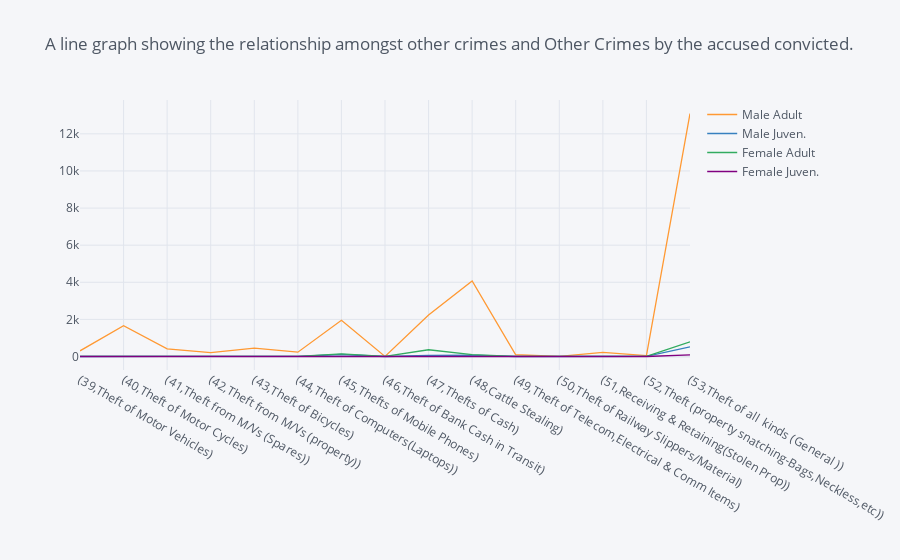

This figure's notebook cell:
### Code cell
# Line graph for the Data stored in variable ActualAccusedconvicted
theft.iplot(kind='line',title='A line graph showing the relationship amongst other crimes and Other Crimes by the accused convicted.')

### Figure 1 — Plotly figure (JSON) as saved in the notebook; plotly's stock layout.template omitted (floating-point values rounded to 4 significant figures)
{"data": [{"line": {"color": "rgba(255, 153, 51, 1.0)", "dash": "solid", "shape": "linear", "width": 1.3}, "mode": "lines", "name": "Male Adult", "text": "", "type": "scatter", "x": ["(39,Theft of Motor Vehicles)", "(40,Theft of Motor Cycles)", "(41,Theft from M/Vs (Spares))", "(42,Theft from M/Vs (property))", "(43,Theft of Bicycles)", "(44,Theft of Computers(Laptops))", "(45,Thefts of Mobile Phones)", "(46,Theft of Bank Cash in Transit)", "(47,Thefts of Cash)", "(48,Cattle Stealing)", "(49,Theft of Telecom,Electrical & Comm Items)", "(50,Theft of Railway Slippers/Material)", "(51,Receiving & Retaining(Stolen Prop))", "(52,Theft (property snatching-Bags,Neckless,etc))", "(53,Theft of all  kinds (General ))"], "y": [305, 1664, 410, 207, 451, 233, 1953, 0, 2232, 4075, 94, 2, 226, 50, 13097]}, {"line": {"color": "rgba(55, 128, 191, 1.0)", "dash": "solid", "shape": "linear", "width": 1.3}, "mode": "lines", "name": "Male Juven.", "text": "", "type": "scatter", "x": ["(39,Theft of Motor Vehicles)", "(40,Theft of Motor Cycles)", "(41,Theft from M/Vs (Spares))", "(42,Theft from M/Vs (property))", "(43,Theft of Bicycles)", "(44,Theft of Computers(Laptops))", "(45,Thefts of Mobile Phones)", "(46,Theft of Bank Cash in Transit)", "(47,Thefts of Cash)", "(48,Cattle Stealing)", "(49,Theft of Telecom,Electrical & Comm Items)", "(50,Theft of Railway Slippers/Material)", "(51,Receiving & Retaining(Stolen Prop))", "(52,Theft (property snatching-Bags,Neckless,etc))", "(53,Theft of all  kinds (General ))"], "y": [0, 18, 12, 5, 22, 11, 108, 0, 55, 71, 0, 0, 3, 3, 517]}, {"line": {"color": "rgba(50, 171, 96, 1.0)", "dash": "solid", "shape": "linear", "width": 1.3}, "mode": "lines", "name": "Female Adult", "text": "", "type": "scatter", "x": ["(39,Theft of Motor Vehicles)", "(40,Theft of Motor Cycles)", "(41,Theft from M/Vs (Spares))", "(42,Theft from M/Vs (property))", "(43,Theft of Bicycles)", "(44,Theft of Computers(Laptops))", "(45,Thefts of Mobile Phones)", "(46,Theft of Bank Cash in Transit)", "(47,Thefts of Cash)", "(48,Cattle Stealing)", "(49,Theft of Telecom,Electrical & Comm Items)", "(50,Theft of Railway Slippers/Material)", "(51,Receiving & Retaining(Stolen Prop))", "(52,Theft (property snatching-Bags,Neckless,etc))", "(53,Theft of all  kinds (General ))"], "y": [5, 17, 5, 2, 6, 10, 144, 3, 363, 97, 4, 0, 8, 3, 795]}, {"line": {"color": "rgba(128, 0, 128, 1.0)", "dash": "solid", "shape": "linear", "width": 1.3}, "mode": "lines", "name": "Female Juven.", "text": "", "type": "scatter", "x": ["(39,Theft of Motor Vehicles)", "(40,Theft of Motor Cycles)", "(41,Theft from M/Vs (Spares))", "(42,Theft from M/Vs (property))", "(43,Theft of Bicycles)", "(44,Theft of Computers(Laptops))", "(45,Thefts of Mobile Phones)", "(46,Theft of Bank Cash in Transit)", "(47,Thefts of Cash)", "(48,Cattle Stealing)", "(49,Theft of Telecom,Electrical & Comm Items)", "(50,Theft of Railway Slippers/Material)", "(51,Receiving & Retaining(Stolen Prop))", "(52,Theft (property snatching-Bags,Neckless,etc))", "(53,Theft of all  kinds (General ))"], "y": [0, 0, 0, 0, 1, 0, 12, 0, 29, 2, 0, 0, 0, 0, 90]}], "layout": {"legend": {"bgcolor": "#F5F6F9", "font": {"color": "#4D5663"}}, "paper_bgcolor": "#F5F6F9", "plot_bgcolor": "#F5F6F9", "title": {"font": {"color": "#4D5663"}, "text": "A line graph showing the relationship amongst other crimes and Other Crimes by the accused convicted."}, "xaxis": {"gridcolor": "#E1E5ED", "showgrid": true, "tickfont": {"color": "#4D5663"}, "title": {"font": {"color": "#4D5663"}, "text": ""}, "zerolinecolor": "#E1E5ED"}, "yaxis": {"gridcolor": "#E1E5ED", "showgrid": true, "tickfont": {"color": "#4D5663"}, "title": {"font": {"color": "#4D5663"}, "text": ""}, "zerolinecolor": "#E1E5ED"}}}
